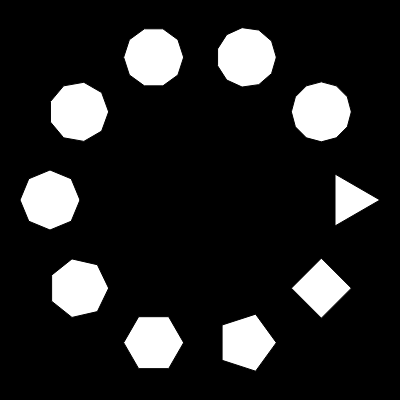
Frame 1 (no input)
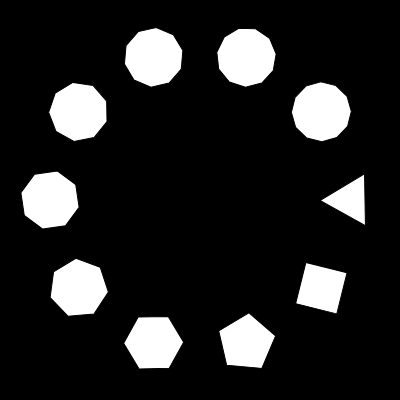
Frame 60 (no input)
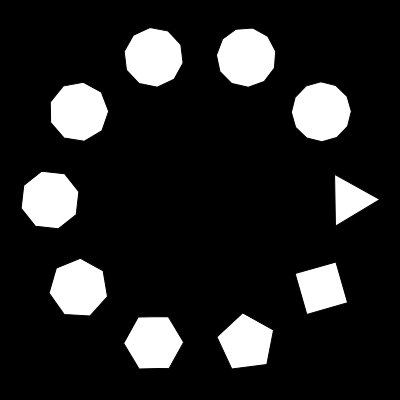
Frame 120 (the mouse pressed at the canvas centre since frame 60)

The p5.js sketch that drew these frames (run headless with seeded random() and noise() and a simulated clock; from frame 60 on, the mouse is pressed at the canvas centre):

// p5.js sketch
// ── sketch.js
const sketchWidth = 400;
const sketchHeight = 400;

function setup() {
  createCanvas(sketchWidth, sketchHeight);
}

let pMax = 10;
let rotation = 0;

function draw() {
  background(0);
  fill('white');
  translate(sketchWidth/2, sketchHeight/2);
  const radius = 150;
  for (let p = 0; p < pMax; p += 1) {
    const x = polarX(radius, 360 / pMax * p);
    const y = polarY(radius, 360 / pMax * p);
    polygon(x, y, 3 + p, 30);
  }
  rotation += 1;
}

function polygon(x, y, numSides, radius) {
  push();
  translate(x, y);
  rotate(Math.PI / 180 * rotation);
  beginShape();
  for (let s = 0; s < numSides; s += 1) {
    const x = polarX(radius, 360 / numSides * s);
    const y = polarY(radius, 360 / numSides * s);
    vertex(x, y);
  }
  endShape(CLOSE);
  pop();
}

function polarX(radius, angle) {
  const x = radius * Math.cos(Math.PI / 180 * angle);
  return x;
}

function polarY(radius, angle) {
  const y = radius * Math.sin(Math.PI / 180 * angle);
  return y;
}
